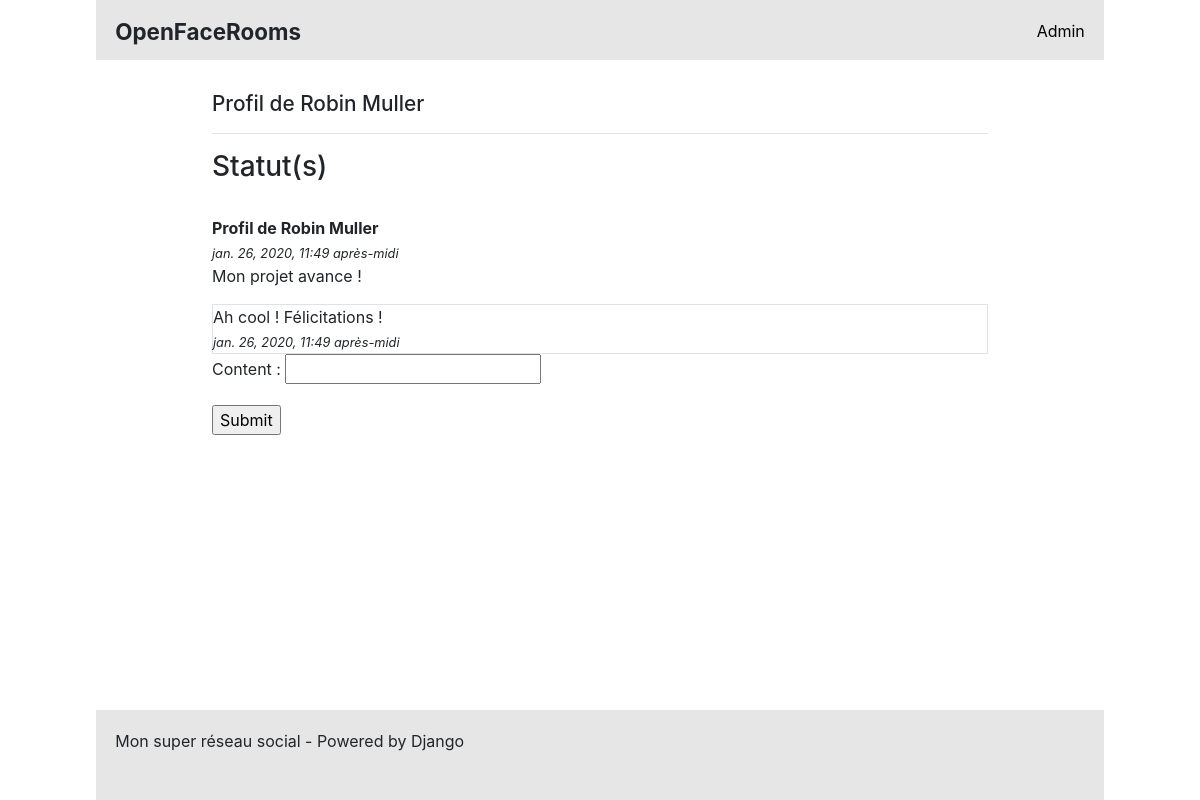
The page /profile/1 on the database as committed earlier.
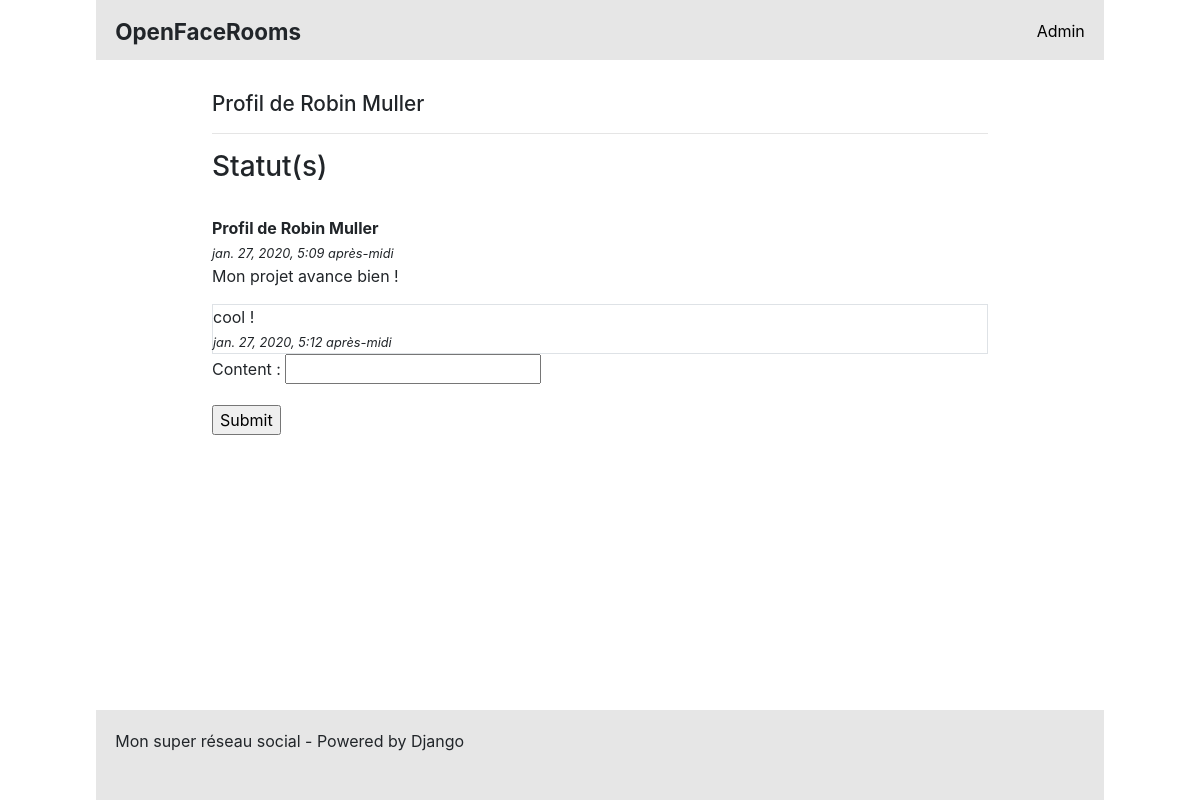
The same page on the database as committed later.
### social/models.py (models this page shows, shortened)
class Profile(models.Model):
    firstname = models.CharField(max_length=100)
    lastname  = models.CharField(max_length=100)
    user      = models.ForeignKey(User, on_delete=models.CASCADE) #Todo manage User model
    date      = models.DateTimeField(default=timezone.now, verbose_name="Date de création")
    class Meta:
        verbose_name="Profil"
    def __str__(self):
        return "Profil de {} {}".format(self.firstname, self.lastname)

class Status(models.Model):
    content = models.CharField(max_length=100)
    profile = models.ForeignKey('Profile', on_delete=models.CASCADE)
    date    = models.DateTimeField(default=timezone.now, verbose_name="Date de création")
    class Meta:
        verbose_name="Statut"
    def __str__(self):
        return self.content

class Comment(models.Model):
    content = models.CharField(max_length=100)
    author  = models.ForeignKey('Profile', on_delete=models.CASCADE)
    status  = models.ForeignKey('Status', on_delete=models.CASCADE)
    date    = models.DateTimeField(default=timezone.now, verbose_name="Date de création")
    class Meta:
        verbose_name="Commentaire"

### social/views.py (the view)
# urls.py: path('profile/<id>', views.show_profile, name='show_profile'),
def show_profile(request, id):
    try:
        profile = Profile.objects.get(id=id)
    except:
        raise Http404
    form = CommentForm(request.POST or None)
    if form.is_valid():
        comment = Comment()
        comment.content = request.POST['content']
        comment.status = Status.objects.get(id=request.POST['status'])
        comment.author = Profile.objects.get(id=id)
        comment.save()
    statutes = Status.objects.filter(profile=profile)
    for status in statutes:
        comments = Comment.objects.filter(status=status)
    return render(request, 'social/show_profile.html', locals())

### social/forms.py
class CommentForm(forms.ModelForm):
    class Meta:
        model = Comment
        fields = ('content',)

### social/templates/social/show_profile.html (shortened to what this page needs)
{% extends "base.html" %}
{% block content%}
	<h2>{{ profile }}</h2>
	<hr>
	<h3>Statut(s)</h3>
	<br>
	{% for status in statutes %}
		<p>
			<b>{{ status.profile }}</b>
			<br>
			<i>{{ status.date }}</i>
			<br>
			{{ status }}
			<br>
		</p>
		<div class="border">
			{% for comment in status.comment_set.all %}
				{{ comment.content }}
				<br>
				<i>{{ comment.date }}</i>
			{% endfor %}
		</div>
		<form action="{% url "show_profile" profile.id  %}" method="post">
		    {{ form.as_p }}
		    <input type="submit" value="Submit" />
		</form>
	{% endfor %}
{% endblock%}

### templates/base.html (shortened to what this page needs)
<!doctype html>
<html lang="fr">
  <head>
    <link rel="stylesheet" href="https://stackpath.bootstrapcdn.com/bootstrap/4.4.1/css/bootstrap.min.css">
  </head>
  <body>
  	<header>
		<h1 style="float: left;"><b>OpenFaceRooms</b></h1>
		<a style="float: right;" href="/admin/login/">Admin</a>
     </header>
  	<div class="content" style="margin: 2em">
    	{% block content %}{% endblock %}
    </div>
    <footer>
		Mon super réseau social - Powered by Django
    </footer>
  </body>
</html>

### templates/base.html (style rules this page uses)
header { position: relative; top: 0; margin-left:8%; margin-right: 8%; width: 84%; height: 60px; padding: 1.2em; background: #E6E6E6; }
.content { padding-right: 15%; padding-left: 15%; }
h1 { font-size: 1.4em; }
h2 { font-size: 1.3em; }
i { font-size: 0.8em; }
a { color: black; }
footer { position: absolute; bottom: 0; margin-left:8%; margin-right: 8%; width: 84%; height: 90px; padding: 1.2em; background: #E6E6E6; }

Rows that differ between the two databases and show on the page:
removed Comment: content "Ah cool ! Félicitations !", date "jan. 26, 2020, 11:49 après-midi"
changed Status "Profil de Robin Muller": date "jan. 26, 2020, 11:49 après-midi" → "jan. 27, 2020, 5:09 après-midi"; content "Mon projet avance !" → "Mon projet avance bien !"
added Comment: content "cool !", date "jan. 27, 2020, 5:12 après-midi"
